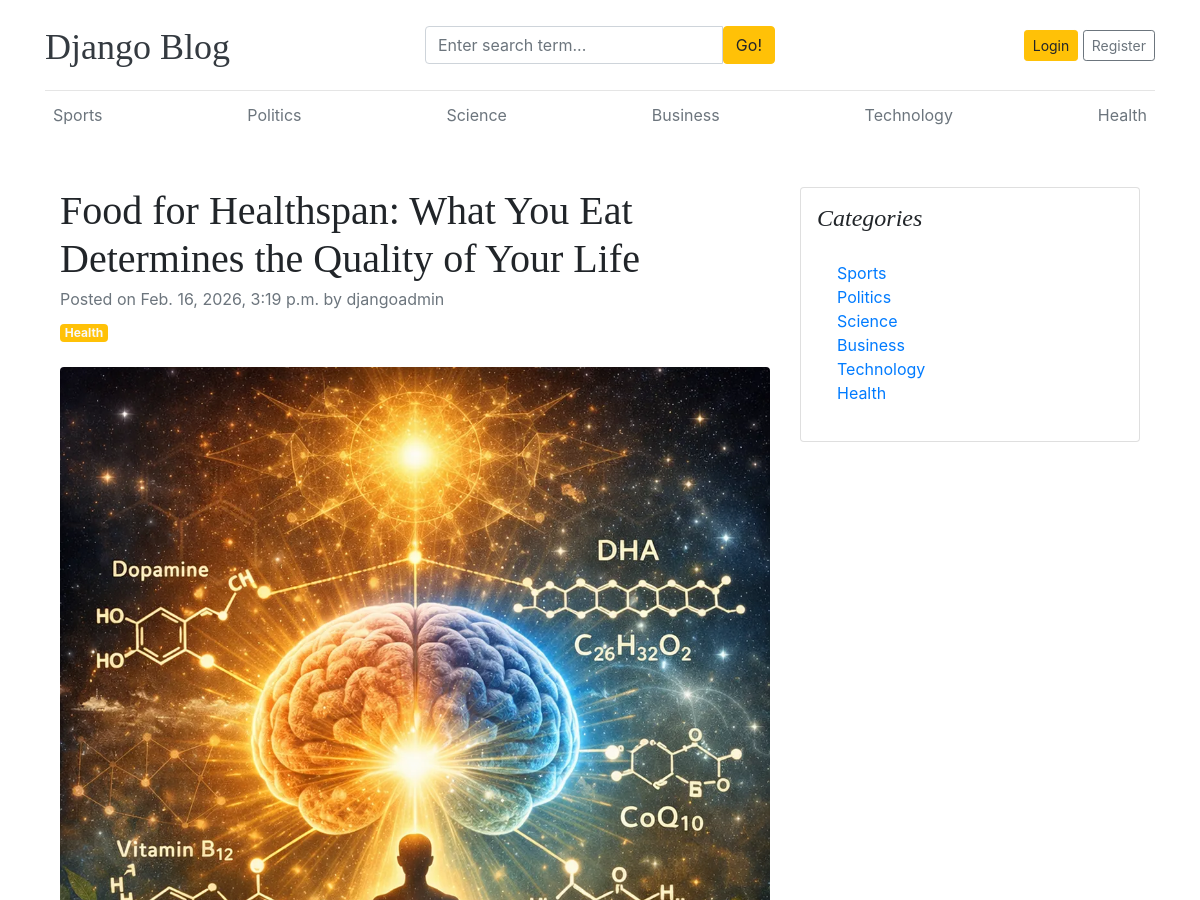
The page /blog/food-for-healthspan-what-you-eat-determines-the-quality-of-your-life/ (upper part) on the database as committed earlier.
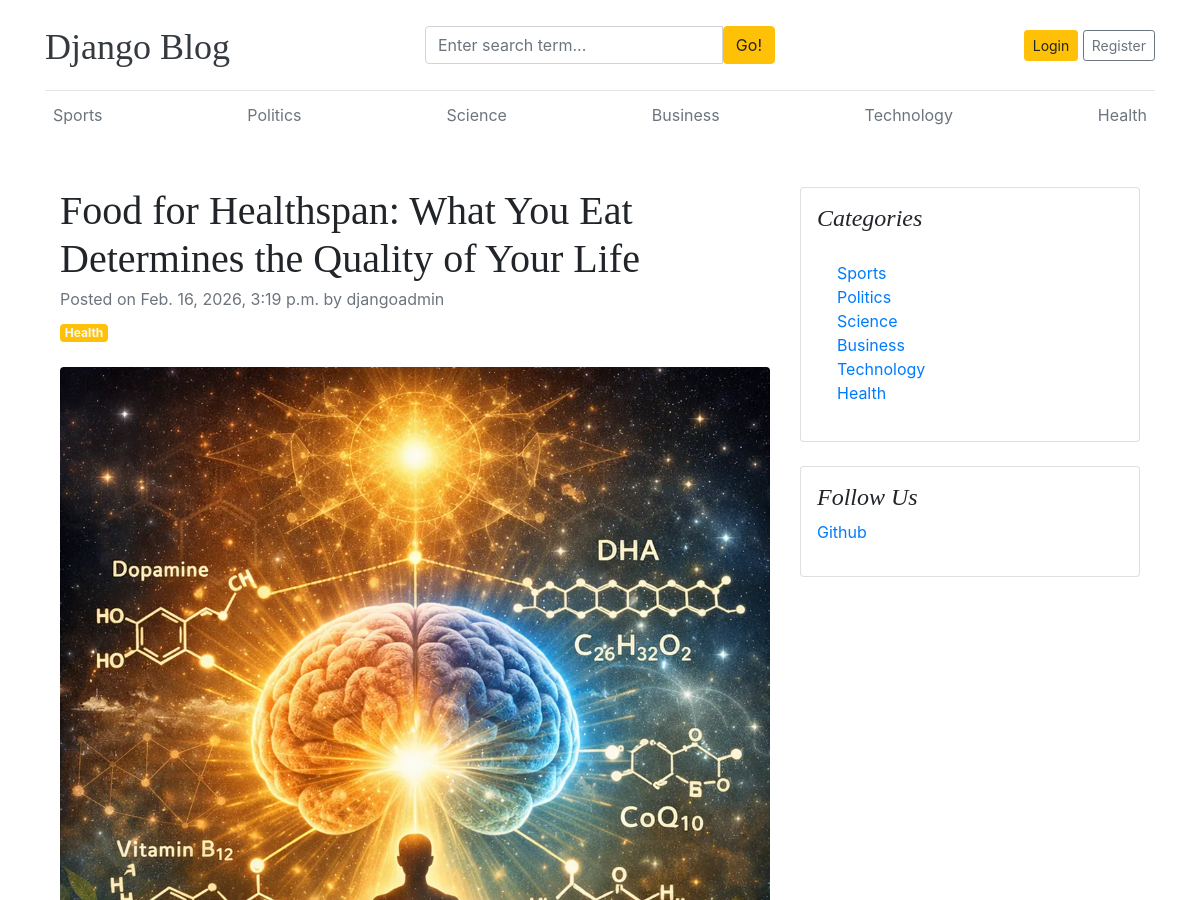
The same page on the database as committed later.
### Blogapp/models.py (models this page shows)
class Category(models.Model):
    category_name = models.CharField(max_length=50, unique=True)
    created_at = models.DateTimeField(auto_now_add=True)
    updated_at = models.DateTimeField(auto_now=True)
    class Meta:
        verbose_name_plural = 'categories'
    def __str__(self):
        return self.category_name

### assignment/models.py (models this page shows, shortened)
class SocialLink(models.Model):
    platform = models.CharField(max_length=25)
    link = models.URLField(max_length=100)
    created_at = models.DateTimeField(auto_now_add=True)
    updated_at = models.DateTimeField(auto_now=True)

### Blogapp/views.py (the view)
# urls.py: path('blog/<slug:slug>/',blogs,name='blogs'),
def blogs(request,slug):
    single_blog = get_object_or_404(Blog, slug=slug, status='Published')
    context = {
        'single_blog':single_blog
    }
    return render(request,'blogs.html',context)

### Blogapp/context_processors.py (called while the page is built)
def get_categories(request):
    categories = Category.objects.all()
    return dict(categories=categories)

def get_social_link(request):
    social_link = SocialLink.objects.all()
    return dict(social_link=social_link)

### Blogapp/templates/blogs.html (shortened to what this page needs)
{% extends 'base.html' %}
{% block content %}
<div class="container mt-5">
    <div class="row">
        <div class="col-lg-8">
            <article>
                <header class="mb-4">
                    <h1 class="fw-bolder mb-1">{{ single_blog.title }}</h1>
                    <div class="text-muted fst-italic mb-2">Posted on {{ single_blog.created_at }} by {{ single_blog.author }}</div>
                    <a class="badge bg-warning text-decoration-none text-light" href="#!">{{ single_blog.category }}</a>
                </header>
                <figure class="mb-4"><img class="img-fluid rounded" src="{{ single_blog.featured_image.url }}" alt="..." /></figure>
            </article>
        </div>
        <div class="col-lg-4">
            <div class="card mb-4 p-3">
                <h4 class="font-italic">Categories</h4>
                <div class="card-body">
                    <div class="row">
                        <div class="col-sm-6">
                            <ul class="list-unstyled mb-0">
                                {% for cat in categories %}
                                <li><a href="{% url 'posts_by_category' cat.id %}">{{cat.category_name}}</a></li>
                                {% endfor %}
                            </ul>
                        </div>
                    </div>
                </div>
            </div>
            {% if social_link %}
            <div class="card mb-4 p-3">
                <h4 class="font-italic">Follow Us</h4>
                <ol class="list-unstyled">
                    {% for i in social_link %}
                    <li><a href="{{ i.link }}" target="_blank">{{ i.platform }}</a></li>
                    {% endfor %}
                </ol>
            </div>
            {% endif %}
        </div>
    </div>
</div>
{% endblock %}

### Blogapp/templates/base.html (shortened to what this page needs)
{% load static %}
<!DOCTYPE html>
<html lang="en">
<head>
    <link href="https://getbootstrap.com/docs/4.0/dist/css/bootstrap.min.css" rel="stylesheet">
    <link href="{% static 'css/blog.css' %}" rel="stylesheet">
</head>
<body>
    <div class="container">
        <header class="blog-header py-3">
            <div class="row flex-nowrap justify-content-between align-items-center">
                <div class="col-4 pt-1">
                    <a class="blog-header-logo text-dark" href="/">Django Blog</a>
                </div>
                <div class="col-4">
                    <form action="{% url 'search' %}" method="GET">
                        <div class="input-group">
                        <input class="form-control" type="text" name="keyword" value="{{ keyword }}" placeholder="Enter search term..." aria-label="Enter search term..." aria-describedby="button-search" />
                        <button type="submit" class="btn btn-warning" id="button-search" type="button">Go!</button>
                    </div>
                    </form>
                </div>
                <div class="col-4 d-flex justify-content-end align-items-center">
                    {% if user.is_authenticated%}
                    Welcome {{ user }}&nbsp;&nbsp;&nbsp;&nbsp;
                    <a class="btn btn-sm btn-warning" href="{% url 'logout' %}">Logout</a>
                    {% else %}
                        <a class="btn btn-sm btn-warning" href="{% url 'login' %}">Login</a> &nbsp;
                        <a class="btn btn-sm btn-outline-secondary" href="{% url 'register' %}">Register</a>
                    {% endif %}
                </div>
            </div>
        </header>
        <div class="nav-scroller py-1 mb-2">
            <nav class="nav d-flex justify-content-between">
                {% for cat in categories%}
                <a class="p-2 text-muted" href="{% url 'posts_by_category' cat.id %}">{{ cat.category_name}}</a>
                {% endfor %}
            </nav>
        </div>
        {% block content %}
        {% endblock %}
</body>
</html>

Rows that differ between the two databases and show on the page:
added SocialLink: platform "Github"
Other text that changed with them:
text now shown: "Follow Us"
